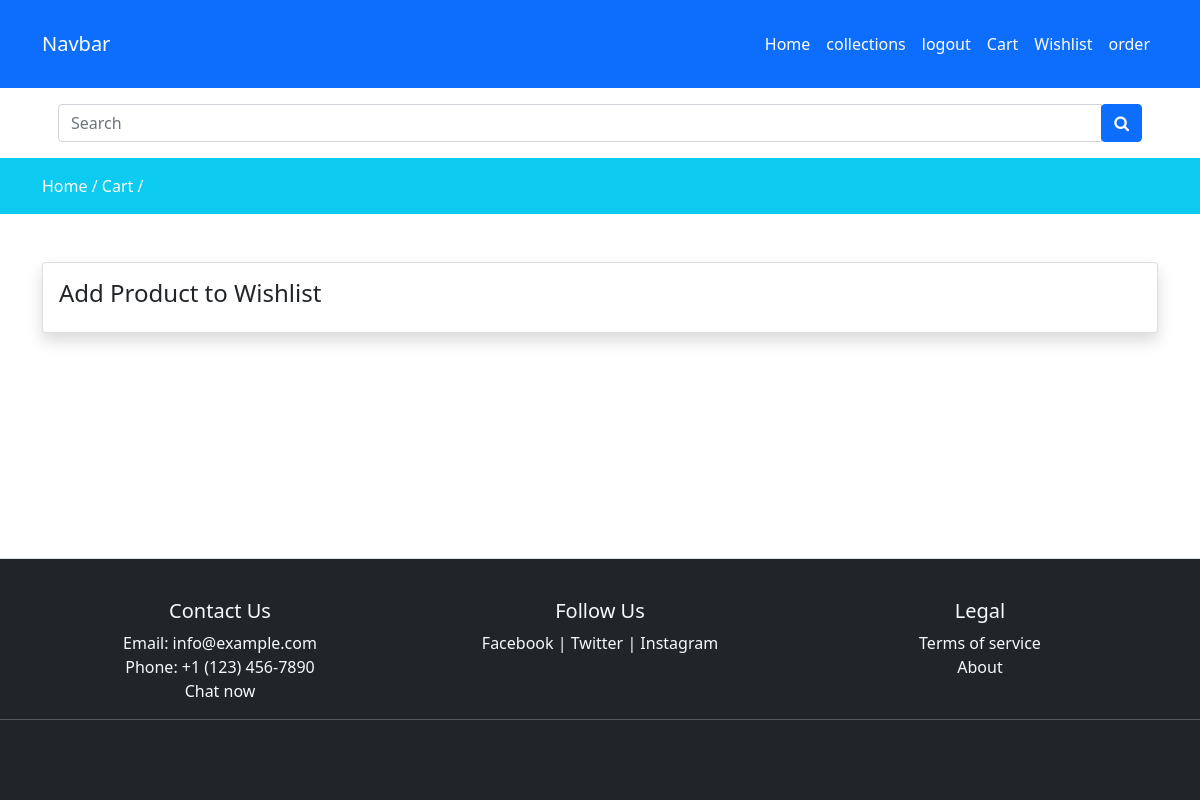
Before: /wishlist (signed in) with the older database file.
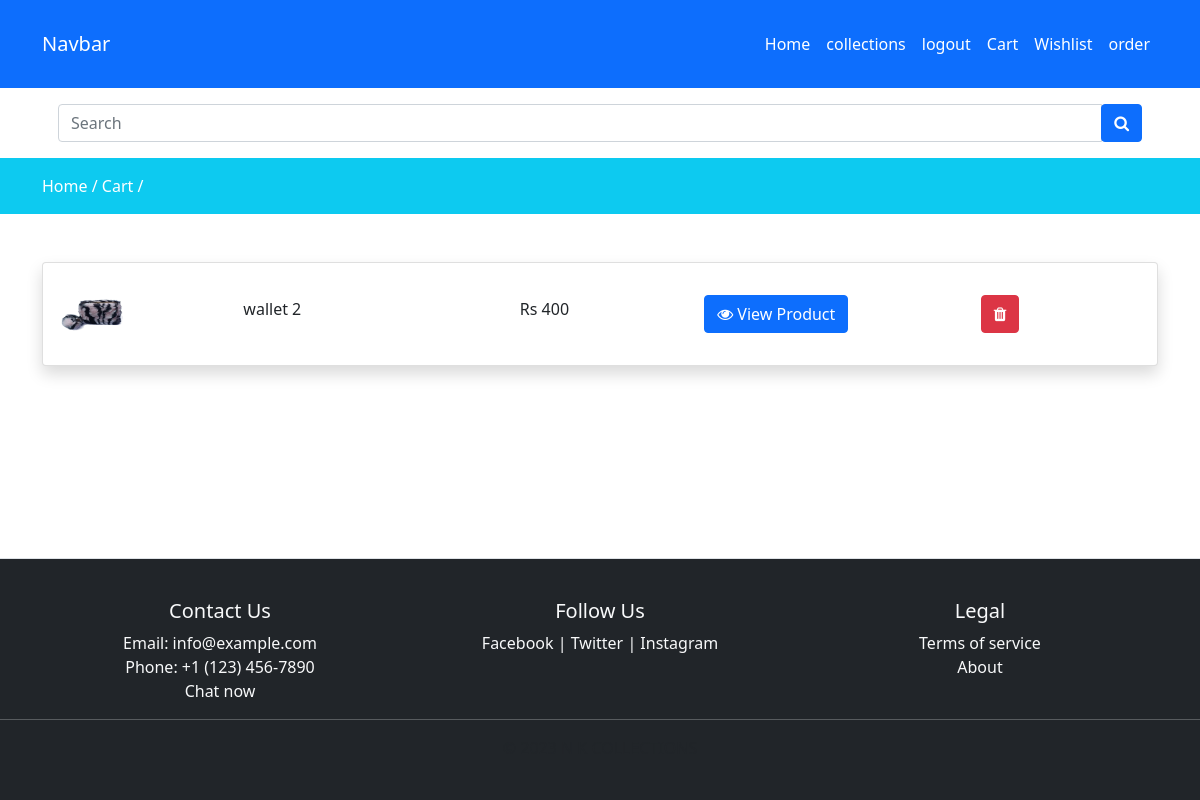
After: the same page with the newer database file.
### store/models.py (models this page shows, shortened)
class Wishlist(models.Model):
    user = models.ForeignKey(User,on_delete=models.CASCADE)
    product = models.ForeignKey(Product,on_delete=models.CASCADE)
    created_at = models.DateTimeField(auto_now_add=True)

class Product(models.Model):
    slug = models.CharField(max_length=150,null=False,blank=False)
    name = models.CharField(max_length=150,null=False,blank=False)
    category = models.ForeignKey(Category,on_delete=models.CASCADE)
    product_image = models.ImageField(upload_to=get_file_path,null=True,blank=True)
    small_description = models.TextField(max_length=500, null=False, blank=False)
    quantity=models.IntegerField(null=False,blank=False)
    orginal_price=models.FloatField(null=False,blank=False)
    selling_price=models.FloatField(null=False,blank=False)
    description = models.TextField(max_length=500, null=False, blank=False)
    status = models.BooleanField(default=False,help_text="0-default,1-hidden")
    trending = models.BooleanField(default=False,help_text="0-default,1-trending")
    tag = models.CharField(max_length=150,null=False,blank=False)
    meta_title= models.CharField(max_length=150,null=False,blank=False)
    meta_keyword = models.CharField(max_length=500,null=False,blank=False)
    meta_description = models.CharField(max_length=500,null=False,blank=False)
    created_at = models.DateTimeField(auto_now_add=True)

### store/controller/wishlist.py (the view)
# urls.py: path('wishlist',wishlist.index,name='wishlist'),
@login_required(login_url='loginpage')
def index(request):
    wishlist = Wishlist.objects.filter(user=request.user)
    context={
        'wishlist': wishlist
    }
    return render(request, 'store/wishlist.html',context)

### store/templates/store/wishlist.html (shortened to what this page needs)
{% extends 'store/layouts/main.html' %}
{% block content %}
<div class="py-3 bg-info">
    <div class="container">
        <a href="{% url 'home' %}" class="text-white">Home /</a>
        <a href="{% url 'cart' %}" class="text-white">Cart /</a>
    </div>
</div>
<div class="py-5">
    <div class="container">
        <div class="row">
            <div class="col-md-12">
                <div class="card shadow">
                    <div class="card-body wishdata">
                        {% if wishlist %}
                        {% for item in wishlist %}
                        <div class="row product_data">
                            <div class="col-md-2 my-auto">
                                <img src="{{ item.product.product_image.url }}" height="70px" width="70px">
                            </div>
                            <div class="col-md-3 my-auto">
                                <h6>{{ item.product.name }}</h6>
                            </div>
                            <div class="col-md-2 my-auto">
                                <h6>Rs {{ item.product.selling_price | stringformat:'d' }}</h6>
                            </div>
                            <div class="col-md-3 my-auto">
                            <a href="{% url 'productview' item.product.category.slug item.product.slug %}" class="btn btn-primary"> <i class="fa fa-eye"></i>  View Product</a>
                            </div>
                            <div class="col-md-2 my-auto">
                                <button class="btn btn-danger delete-wishlist-item"><i class="fa fa-trash"></i></button>
                            </div>
                        </div>
                        {% endfor %}
                        {% else %}
                        <h4> Add Product to Wishlist</h4>
                        {% endif %}
                    </div>
                </div>
            </div>
        </div>
    </div>
</div>
{% endblock content %}

Changed rows visible on the page:
added Wishlist: product.product_image (picture), product.name "wallet 2", product.selling_price "400"
Other visible differences:
text no longer shown: "Add Product to Wishlist"
